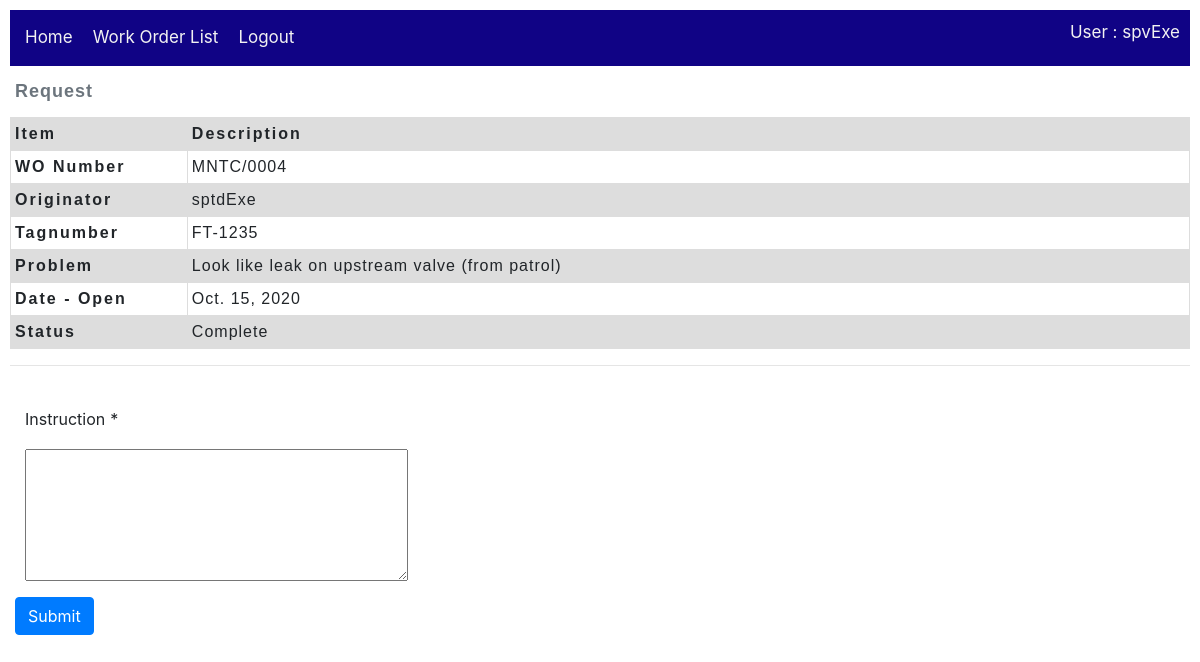
Screenshot of /work_order/instruction/4/ (signed in) with the database file from the repository.
### accounts/models.py (models this page shows, shortened)
class CmmsUser(AbstractUser):
    forward_path = models.IntegerField(null=True)#CmmsUser.id
    reverse_path = models.IntegerField(null=True)#CmmsUser.id
    actions = models.ManyToManyField(Action, help_text='Select actions')
    section = models.ForeignKey('Section', on_delete=models.SET_NULL, null=True)
    def __str__(self):
        return self.username

class Action(models.Model):
    name = models.CharField(max_length=20, null=True, help_text='Enter name of Action(eg. Open, Close, Reject...)')
    description = models.CharField(max_length=100, null=True, help_text='Enter description of Action')
    mode = models.ForeignKey('Mode', on_delete=models.SET_NULL, null=True)
    category = models.ForeignKey('Category', on_delete=models.SET_NULL, null=True)
    class Meta:
        ordering = ['name']

### work_order/models.py (models this page shows, shortened)
class Work_order(models.Model):
    wo_number = models.CharField(max_length=20, null=True)
    tagnumber = models.CharField(max_length=50, null=True)
    problem = models.TextField(max_length=1000, null=True)
    originator = models.ForeignKey(CmmsUser,
        on_delete=models.SET_NULL,
        null=True)
    dest_section = models.ForeignKey(Section,
        on_delete=models.SET_NULL,
        null=True)
    date_open = models.DateField()
    date_finish = models.DateField(null=True)
    status = models.ForeignKey(Action,
        on_delete=models.SET_NULL,
        null=True)
    priority = models.ForeignKey(Wo_priority,
        on_delete=models.SET_NULL,
        null=True)
    current_user_id = models.IntegerField(null=True)
    executor_user_id = models.IntegerField(null=True)
    class Meta:
        ordering = ['originator','status','wo_number']

### work_order/views.py (the view, shortened to what this page needs)
# urls.py: path('instruction/<int:pk>/', views.Wo_instructionCreate.as_view(), name='wo_instruction-create'),
class Wo_instructionCreate(LoginRequiredMixin, CreateView):
    form_class = WoInstruction_form
    model = Wo_instruction
    template_name = 'work_order/WoInstruction_form.html'  # Specify your own template name/location
    def get_form_kwargs(self):
        kwargs = super(Wo_instructionCreate, self).get_form_kwargs()
        kwargs.update({'user': self.request.user})
        return kwargs
    def get_initial(self):
        initial = super(Wo_instructionCreate, self).get_initial()
        return initial
    def get_context_data(self, **kwargs):
        context = super(Wo_instructionCreate,self).get_context_data(**kwargs)
        woOnProcess = Work_order.objects.get(id=self.kwargs.get("pk"))
        context['work_order'] = woOnProcess
        return context

### work_order/forms.py (shortened to what this page needs)
class WoInstruction_form(ModelForm):
   instruction = forms.CharField(widget=forms.Textarea(attrs={'rows':5}))
   def __init__(self, *args, **kwargs):
      self.user = kwargs.pop('user')
      super(WoInstruction_form, self).__init__(*args, **kwargs)
      self.helper = FormHelper()
      self.helper.layout = Layout(
         Field('instruction', css_class='form-group col-md-4 mb-0'),
         Submit('submit', 'Submit')
      )
   class Meta:
      template_name = 'work_order/WoInstruction_form.html'  # Specify your own template name/location
      model = Wo_instruction
      fields = [
         'instruction',
         ]

### work_order/templates/work_order/WoInstruction_form.html (shortened to what this page needs)
{% extends "base_work_order.html" %}
{% load crispy_forms_tags %}
{% block content %}
  {% include 'Wo_request.html' %}
  <hr>
  {% crispy form %}
{% endblock %}

### work_order/templates/base_work_order.html (shortened to what this page needs)
{% extends "base_cmms.html" %}
{% block topMenu %}
<div class="topnav">
    <ul>
        <li><a href="{% url 'home-cmms' %}">Home</a></li>
        {% if user.is_authenticated %}
            <li><a href="{% url 'work_order:work_orders'%}">Work Order List</a></li>
            <li><a href="{% url 'logout'%}?next={{request.path}}">Logout</a></li>
        {% else %}
            <li><a href="{% url 'login'%}?next={{request.path}}">Login</a></li>
        {% endif %}
        {% if user.is_authenticated %}
            <li style="float: right;">User : {{ user.get_username }}</li>
        {% endif %}
    </ul>
</div>
{% endblock topMenu %}

### work_order/templates/Wo_request.html
{% block content %}
    <table class="WoHeader">
        <caption>Request</caption>
        <thead>
            <tr>
                <th scope="col">Item</th>
                <th scope="col">Description</th>
            </tr>
        </thead>
        <tbody>
            <tr>
                <th scope="row">WO Number</th>
                <td>{{ work_order.wo_number }}</td>
            </tr>
            <tr>
                <th scope="row">Originator</th>
                <td>{{ work_order.originator }}</td>
            </tr>
            <tr>
                <th scope="row">Tagnumber</th>
                <td>{{ work_order.tagnumber }}</td>
            </tr>
            <tr>
                <th scope="row">Problem</th>
                <td>{{ work_order.problem }}</td>
            </tr>
            <tr>
                <th scope="row">Date - Open</th>
                <td>{{ work_order.date_open }}</td>
            </tr>
            <tr>
                <th scope="row">Status</th>
                <td>{{ work_order.status.name }}</td>
            </tr>
        </tbody>
    </table>
{% endblock %}

### static/css/styles.css (style rules this page uses)
* { padding: 5px; }
.topnav { overflow: hidden; background-color: rgb(16, 3, 133); }
.topnav ul { list-style-type: none; margin: 0; padding: 0; overflow: hidden; background-color: rgb(16, 3, 133); }
.topnav ul li { float: left; color: #f2f2f2; text-align: center; padding: 5px; text-decoration: none; font-size: 17px; }
.topnav ul li a { float: left; color: #f2f2f2; text-align: center; padding: 5px; text-decoration: none; font-size: 17px; }
* { box-sizing: border-box; }
table { table-layout: fixed; width: 100%; border-collapse: collapse; }
caption { font-family: sans-serif; font-size: 18px; font-weight: bold; caption-side: top; text-align: left; letter-spacing: 1px; }
td, th { border: 1px solid #dddddd; text-align: left; padding: 4px; }
th { letter-spacing: 2px; }
td { letter-spacing: 1px; }
thead th { background-color: #dddddd; }
tr:nth-child(even) { background-color: #dddddd; }
table.WoHeader { font-family: arial, sans-serif; }
table.WoHeader thead th:nth-child(1) { width: 15%; }

### rows the page displays
CmmsUser: get_username "spvExe"
Work_order: wo_number "MNTC/0004", originator "sptdExe", tagnumber "FT-1235", problem "Look like leak on upstream valve (from patrol)", date_open "Oct. 15, 2020", status.name "Complete"
